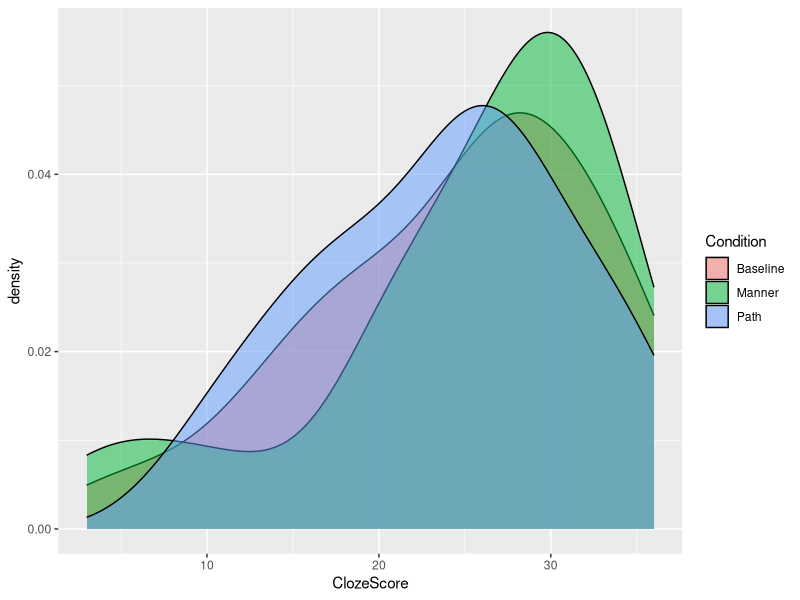
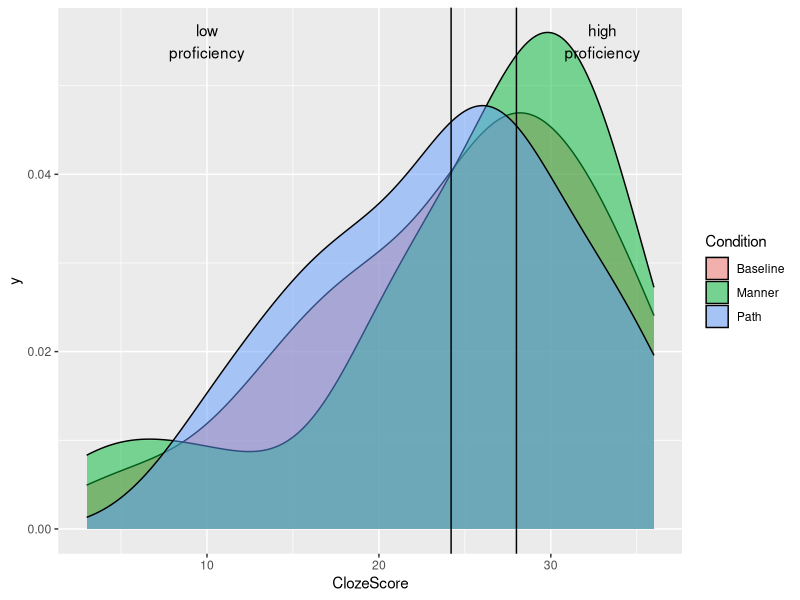
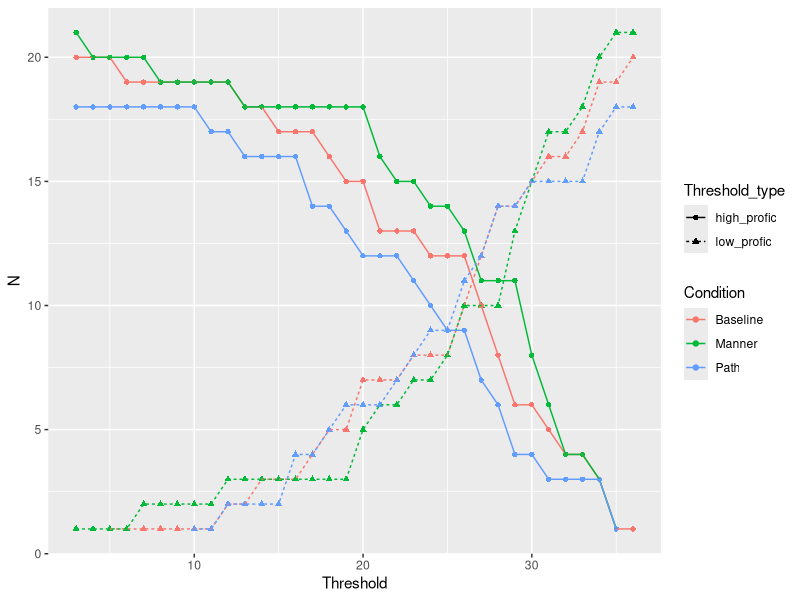
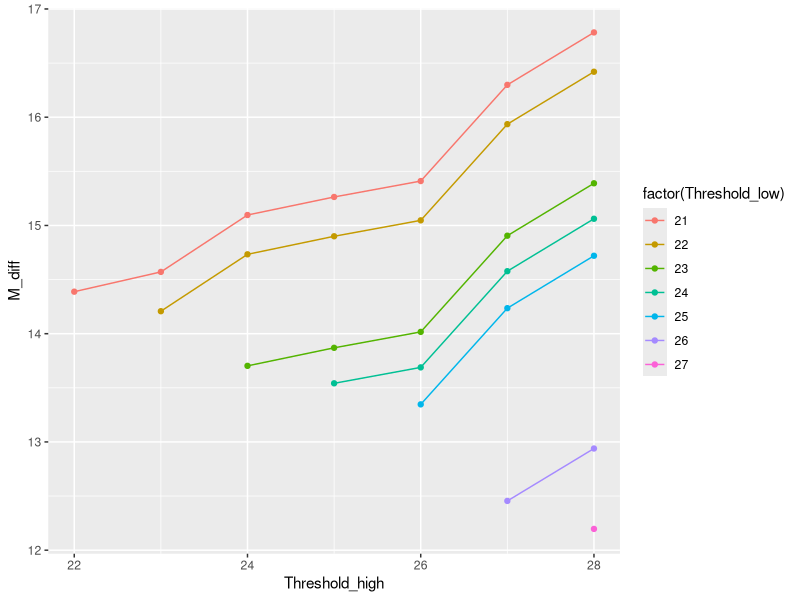
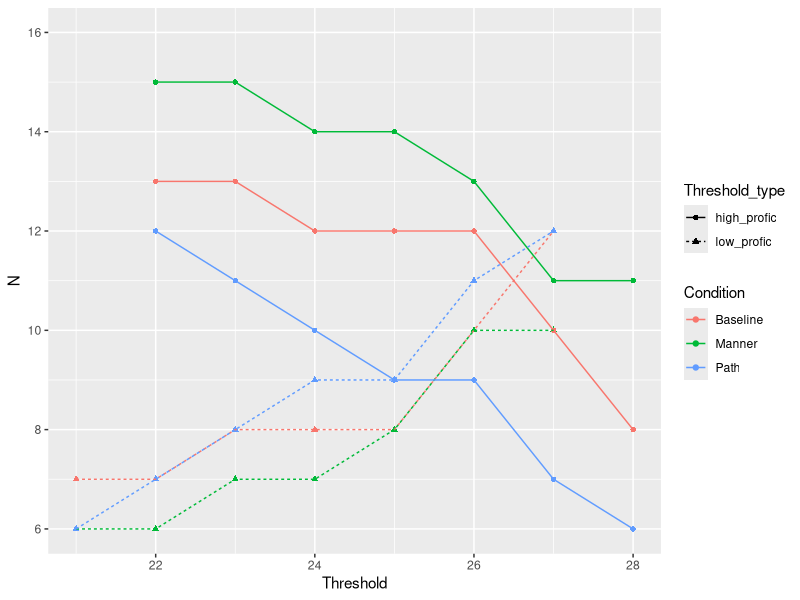

These figures' R source, in order:
## ---- chunk 1
library(dplyr)
library(ggplot2)
## ---- chunk 2
d <- read.csv("../data/data_verbs_multinomial.csv")
# head(d)
# unique L2 participants and their Cloze scores:
l2 <- unique(d[, c("Subject", "Group", "Condition", "ClozeScore")])
l2 <- l2[l2$Group == "L2", ]
head(l2)
## ---- chunk 3
ggplot(l2, aes(x = ClozeScore, fill = Condition)) +
  geom_density(alpha = .5) 
## ---- chunk 4
cutoff_prof <- quantile(l2$ClozeScore, c(.4, .6), na.rm = TRUE)
cutoff_prof
## ---- chunk 5
ggplot(l2, aes(x = ClozeScore, fill = Condition)) +
  geom_density(alpha = .5) +
  geom_vline(xintercept = cutoff_prof) +
  annotate("text", x = 10, y = .055, label = "low\nproficiency") +
  annotate("text", x = 33, y = .055, label = "high\nproficiency")
## ---- chunk 6
compute_n <- function(df = l2) {
  my_n <- data.frame()
  min_profic <- min(df$ClozeScore)
  max_profic <- max(df$ClozeScore)
  for (thresh in seq(min_profic, max_profic)) {
    curr_low <- df %>% 
      filter(ClozeScore <= thresh) %>%
      group_by(Condition) %>%
      summarise(N = n())
    curr_low$Threshold_type <- "low_profic"
    curr_high <- df %>% 
      filter(ClozeScore >= thresh) %>%
      group_by(Condition) %>%
      summarise(N = n())
    curr_high$Threshold_type <- "high_profic"
    curr <- rbind(curr_low, curr_high)
    curr$Threshold <- thresh
    my_n <- rbind(my_n, curr)
  }
  my_n
}
my_n <- compute_n()
head(my_n)
## ---- chunk 7
p <- ggplot(my_n, aes(x = Threshold, y = N, colour = Condition,
                      linetype = Threshold_type, shape = Threshold_type)) +
  geom_point() +
  geom_line()
p
## ---- chunk 8
min_low_profic_thresh <- 21  # minimum proficiency threshold for low profic speakers
max_high_profic_thresh <- 28  # maximum proficiency threshold for high profic speakers
## ---- chunk 9
compute_diff <- function(df = l2,
                         # minimum proficiency threshold for low profic speakers
                         min_low_profic = min_low_profic_thresh,
                         # maximum proficiency threshold for high profic speakers
                         max_high_profic = max_high_profic_thresh) {
  mean_diff <- data.frame()  # initialize empty data frame
  for (lower_thresh in min_low_profic : (max_high_profic - 1)){
    M_low <- mean(df[df$ClozeScore <= lower_thresh, "ClozeScore"])
    for (upper_thresh in (lower_thresh + 1) : max_high_profic) {  # upper threshold strictly greater than lower
      curr <- df %>% 
        filter(ClozeScore >= upper_thresh) %>%
        summarise(M_high = mean(ClozeScore))
      curr$Threshold_high <- upper_thresh
      curr$Threshold_low <- lower_thresh
      curr$M_low <- M_low
      mean_diff <- rbind(mean_diff, curr)
    }
  }
  mean_diff$M_diff <- with(mean_diff, M_high - M_low)
  mean_diff
}
my_diff <- compute_diff()
head(my_diff)
tail(my_diff)
## ---- chunk 10
ggplot(my_diff,
       aes(x = Threshold_high, y = M_diff, colour = factor(Threshold_low))) +
  geom_point() +
  geom_line(aes(group = Threshold_low))
## ---- chunk 11
my_reasonable <- with(my_n, 
                      Threshold_type == "low_profic" & Threshold %in%
                        min_low_profic_thresh : (max_high_profic_thresh - 1) |
                        Threshold_type == "high_profic" & Threshold %in%
                        (min_low_profic_thresh + 1) : max_high_profic_thresh)
## ---- chunk 12
ggplot(my_n[my_reasonable, ],
       aes(x = Threshold, y = N, colour = Condition,
                      linetype = Threshold_type, shape = Threshold_type)) +
  geom_point() +
  geom_line() +
  ylim(6, 16)
